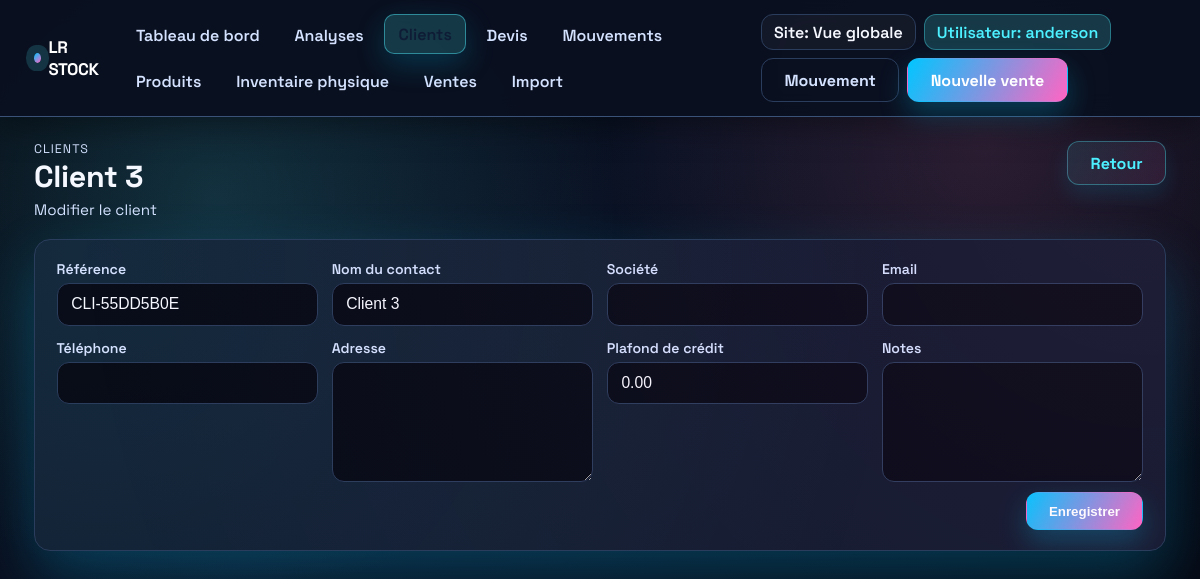
/clients/4/modifier/ (signed in), run on an earlier commit of the app's database.
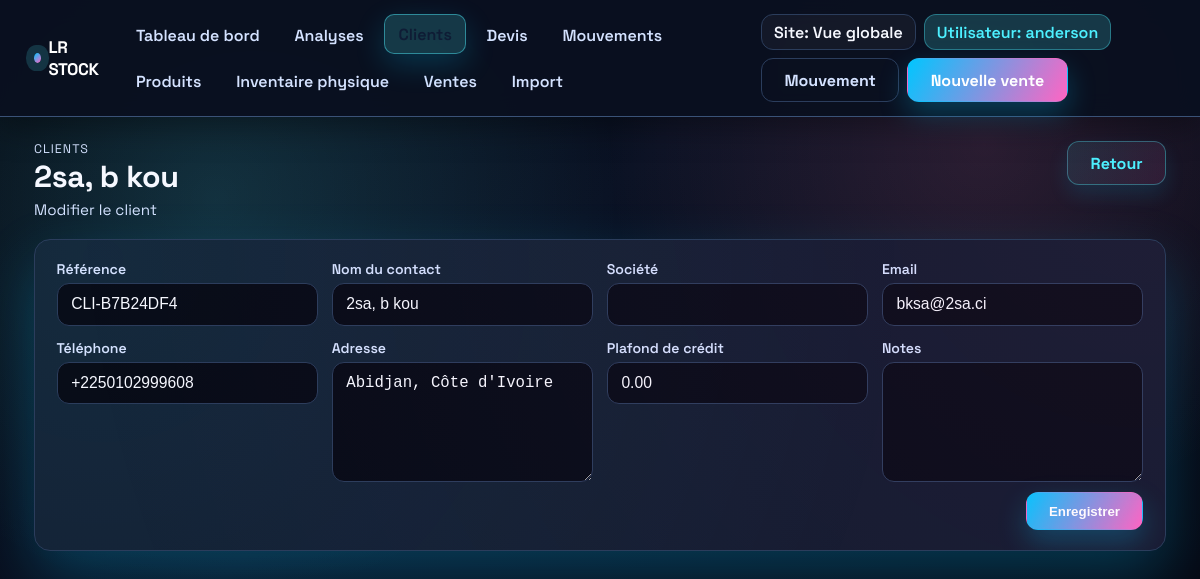
And on a later commit of the database.
### inventory/models.py (models this page shows, shortened)
class VersionedModelMixin(models.Model):
    class Meta:
        abstract = True

class TimeStampedModel(models.Model):
    created_at = models.DateTimeField(auto_now_add=True)
    updated_at = models.DateTimeField(auto_now=True)
    class Meta:
        abstract = True

class Customer(VersionedModelMixin, TimeStampedModel):
    reference = models.CharField(
        "Référence client",
        max_length=20,
        unique=True,
        default=generate_customer_reference,
    )
    name = models.CharField("Nom du contact", max_length=255)
    company_name = models.CharField("Entreprise", max_length=255, blank=True)
    email = models.EmailField(blank=True)
    phone = models.CharField(max_length=50, blank=True)
    address = models.TextField(blank=True)
    credit_limit = models.DecimalField(
        "Plafond de crédit",
        max_digits=12,
        decimal_places=2,
        default=Decimal("0.00"),
    )
    notes = models.TextField(blank=True)
    objects = CustomerQuerySet.as_manager()
    class Meta:
        ordering = ["name", "company_name"]
        verbose_name = "client"
        verbose_name_plural = "clients"
    @property
    def display_name(self) -> str:
        if self.company_name and self.name:
            return f"{self.company_name} - {self.name}"
        return self.company_name or self.name or self.reference

### inventory/views.py (the view)
def customer_update(request, pk):
    customer = get_object_or_404(Customer, pk=pk)
    if request.method == "POST":
        form = CustomerForm(request.POST, instance=customer)
        if form.is_valid():
            updated = form.save(commit=False)
            updated._history_user = (
                request.user if request.user.is_authenticated else None
            )
            updated.save()
            messages.success(request, "Le client a été mis à jour.")
            return redirect(reverse("inventory:customer_detail", args=[customer.pk]))
    else:
        form = CustomerForm(instance=customer)
    return render(
        request,
        "inventory/customer_form.html",
        {
            "form": form,
            "title": customer.display_name,
            "breadcrumb": "Modifier le client",
            "customer": customer,
        },
    )

### inventory/templates/inventory/customer_form.html (shortened to what this page needs)
{% extends "inventory/base.html" %}
{% block content %}
<section class="page-header reveal">
    <div>
        <p class="eyebrow">Clients</p>
        <h1 class="page-title">{{ title }}</h1>
        <p class="lead">{% if breadcrumb %}{{ breadcrumb }}{% else %}Gestion des informations client.{% endif %}</p>
    </div>
    <a href="{% url 'inventory:customer_list' %}" class="btn secondary">Retour</a>
</section>
<section class="surface reveal" data-delay="120">
    <form method="post" class="stack">
        <div class="form-grid">
            {% for field in form %}
                <div class="field">
                    <label for="{{ field.id_for_label }}">{{ field.label }}</label>
                    {{ field }}
                </div>
            {% endfor %}
        </div>
        <div style="text-align:right;">
            <button type="submit" class="btn">Enregistrer</button>
        </div>
    </form>
</section>
{% endblock %}

What changed in the data, as far as the page shows it:
changed Customer: name "Client 3" → "2sa, b kou"; reference "CLI-55DD5B0E" → "CLI-B7B24DF4"; email (not shown) → "bksa@2sa.ci"; phone (not shown) → "+2250102999608"; address (not shown) → "Abidjan, Côte d'Ivoire"
